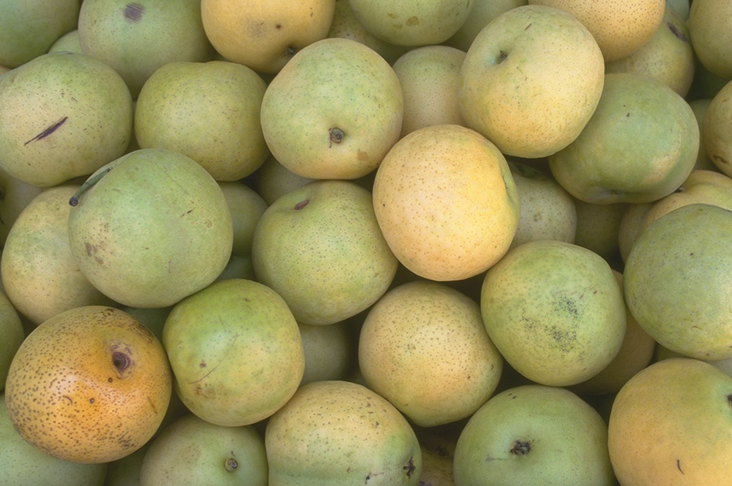
%> input picture Chapter10/images/pears.png, 732 x 486 px
$ octave example10_7.m   (GNU Octave 9; MATLAB toolbox functions it lacks are replaced by stand-ins)
%> lines starting %> are read from the running program, lines starting %| are printed output that depends on the picture; in (x1, y1, x2, y2) boxes, pixels count from 0 and x2, y2 are one past the last pixel; in counts of white or black regions, pixels touching at a corner belong together; the program's own positions count from 1
% Load image and use the Gradient magnitude as the basic segmentation function
imageRGB = imread('pears.png');
%> imageRGB is the input picture: size 486x732x3 uint8; mean R, G, B 154.5, 146.4, 91.1
I = rgb2gray(imageRGB);
hy = fspecial('sobel');
hx = hy';
Iy = imfilter(double(I), hy, 'replicate');
Ix = imfilter(double(I), hx, 'replicate');
gradmag = sqrt(Ix.^2 + Iy.^2);

% Mark the foreground objects using morphological techniques to clean up
% the image
se = strel('disk', 20);
imageErode = imerode(I, se);
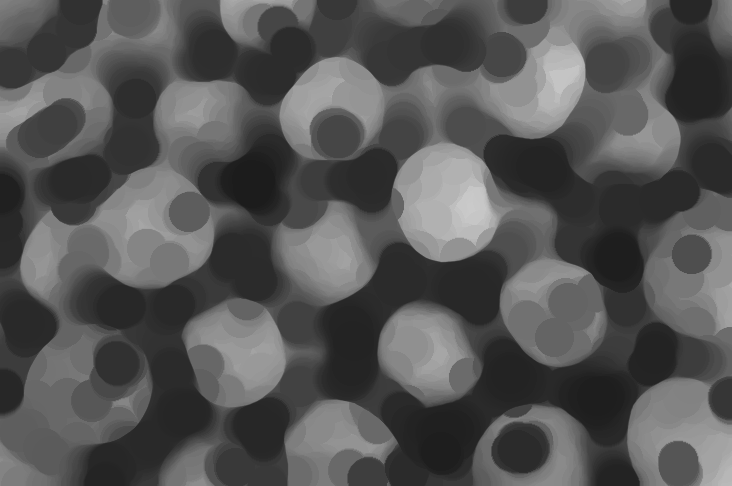
%> imageErode: size 486x732 uint8; min 28, max 202, mean 85.5
Iobr = imreconstruct(imageErode, I);
Iobrd = imdilate(Iobr, se);
Iobrcbr = imreconstruct(imcomplement(Iobrd), imcomplement(Iobr));
Iobrcbr = imcomplement(Iobrcbr);

subplot(131), imshow(I);
subplot(132), imshow(Iobr);
subplot(133); imshow(Iobrcbr);

% Calculate the regional maxima of Iobrcbr to obtain good foreground markers
fgm = imregionalmax(Iobrcbr);
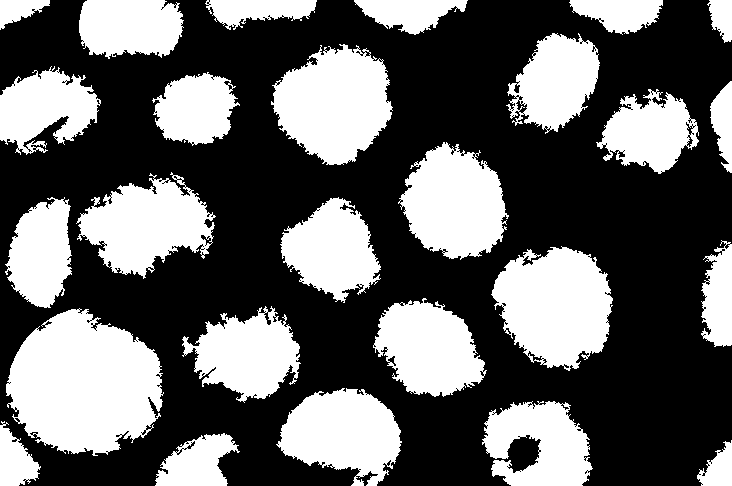
%> fgm: size 486x732 logical; 39% white; 26 white regions, largest, box (x1, y1, x2, y2) and area: (6, 308, 164, 456) 16654, (491, 246, 613, 371) 10655, (271, 44, 393, 165) 10087

% Superimpose foreground markers on the original image
I2 = I;
I2(fgm) = 255;
figure;
subplot(131); imshow(I2);

% Clean the edges of the marker blobs and then shrink them a bit
se2 = strel(ones(5,5));
fgm2 = imclose(fgm, se2);
%> fgm2: size 486x732 logical; 41.1% white; 26 white regions, largest, box (x1, y1, x2, y2) and area: (6, 308, 164, 456) 17192, (491, 246, 613, 371) 11097, (271, 44, 393, 165) 10470
fgm3 = imerode(fgm2, se2);
%> fgm3: size 486x732 logical; 36.2% white; 27 white regions (1 under 20 px), largest, box (x1, y1, x2, y2) and area: (8, 311, 160, 454) 15921, (494, 249, 611, 367) 10070, (275, 46, 390, 163) 9472

% Remove small isolated components
fgm4 = bwareaopen(fgm3, 20);
I3 = I;
I3(fgm4) = 255;
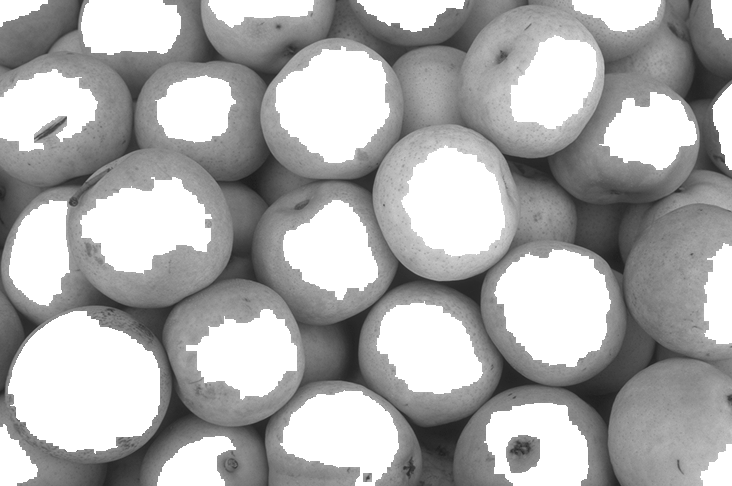
%> I3: size 486x732 uint8; min 28, max 255, mean 172.1
subplot(132), imshow(I3);

% Calculate background markers starting with a thresholding operation
bw = imbinarize(Iobrcbr, graythresh(Iobrcbr));
%> bw: size 486x732 logical; 70.5% white; 2 black regions, box (x1, y1, x2, y2) and area: (0, 0, 732, 486) 101343, (0, 0, 84, 74) 3670
subplot(133), imshow(bw);

% Thin the background by computing the 'skelaton by influence zones' (SKIZ)
D = bwdist(bw);
DL = watershed(D);
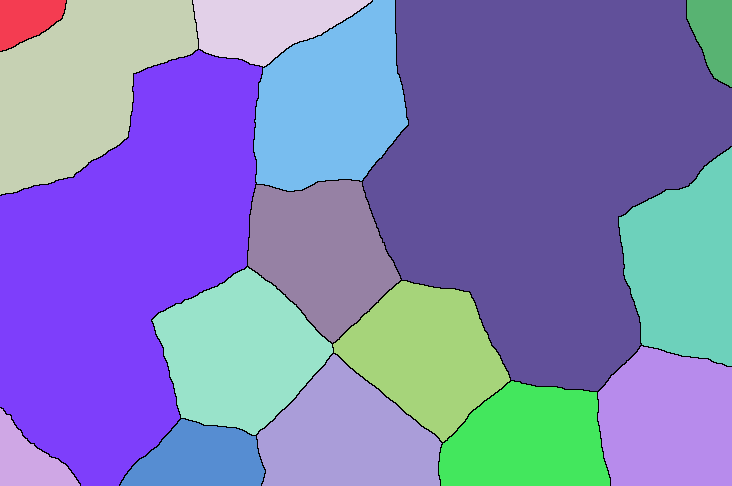
%> DL: size 486x732 uint8; 17 distinct labels, from 0 to 16; one colour per label, 0 black
bgm = DL == 0;
%> bgm: size 486x732 logical; 1.2% white in thin lines or dots
figure;
subplot(131), imshow(bgm);

% Compute the modified segmentation function using 'imimposemin' which
% modifies the gradient magnitude image so that its regional minima occur
% at foreground and background marker pixels.
gradmag2 = imimposemin(gradmag, bgm | fgm4);
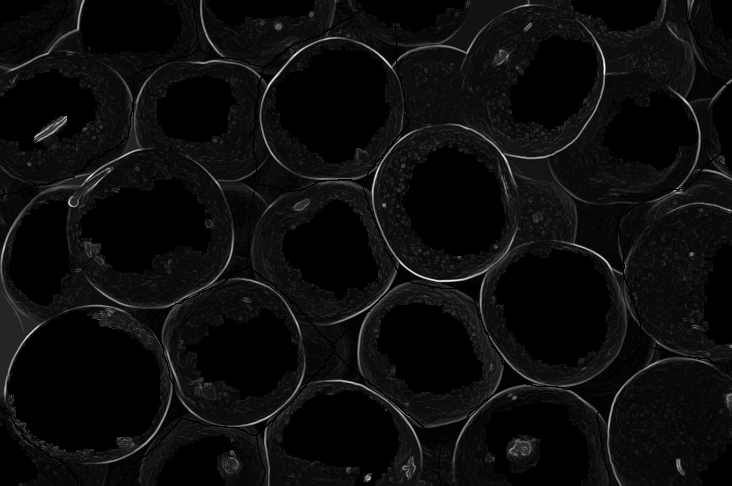
%> gradmag2: size 486x732 double; 37.4% of the values are NaN or infinite; the others: min 0.487, max 487.3, mean 39.3; drawn with min black, max white, NaN and infinite black

% Calculate watershed transform
L = watershed(gradmag2);
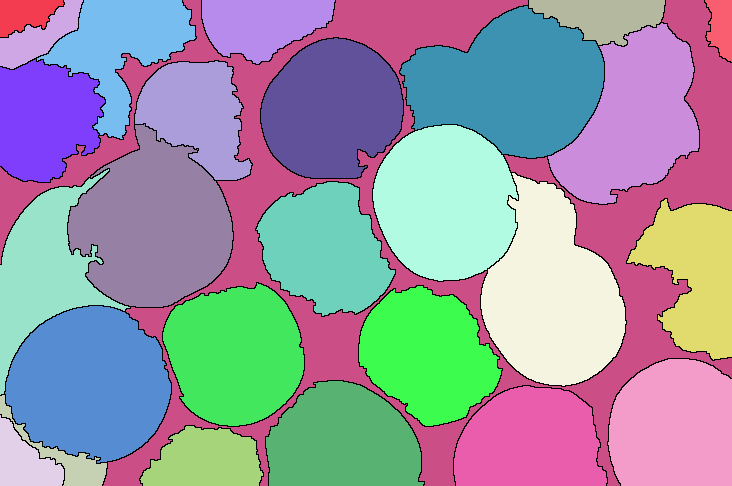
%> L: size 486x732 uint8; 28 distinct labels, from 0 to 27; one colour per label, 0 black

% Display the label matrix 'L' as colour image using 'label2rgb' and
% superimpose it on top of the original image
Lrgb = label2rgb(L, 'jet', 'w', 'shuffle');
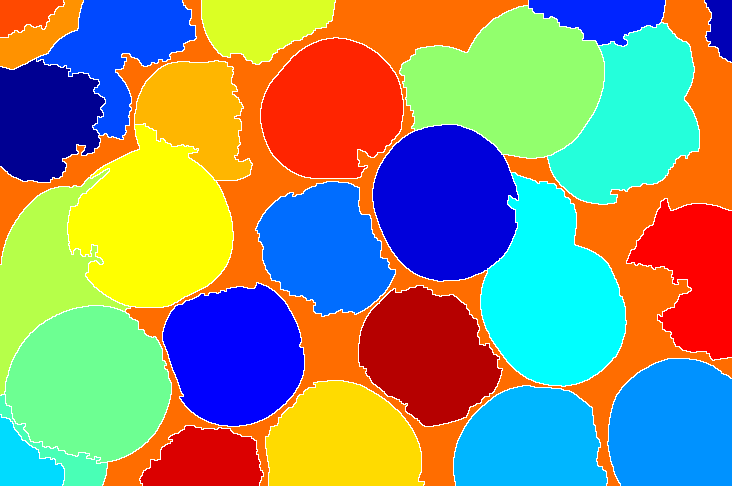
%> Lrgb: size 486x732x3 uint8; mean R, G, B 138.9, 143.6, 115.2
subplot(132), imshow(Lrgb)
subplot(133), imshow(I); hold on;
himage = imshow(Lrgb);
set(himage, 'AlphaData', 0.3);

$ run again, with Chapter10/images/overlapping_euros1.png copied over Chapter10/images/pears.png
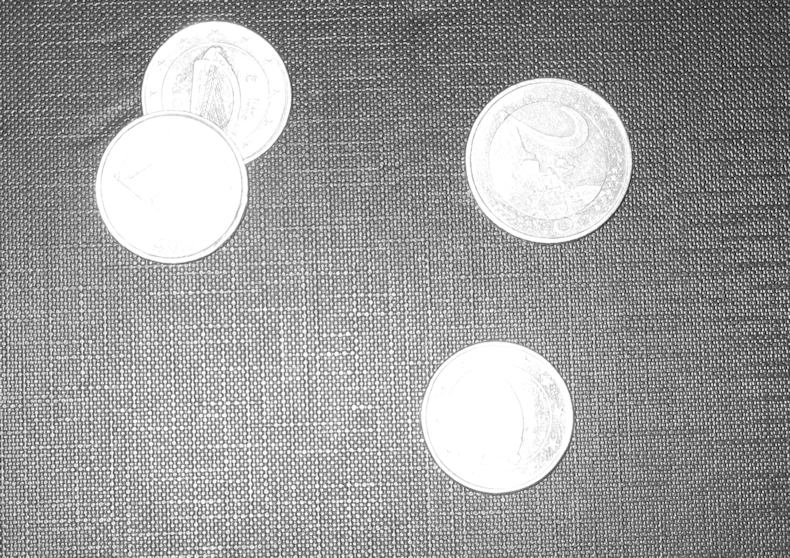
%> input picture Chapter10/images/overlapping_euros1.png, 790 x 558 px
%> imageRGB is the input picture: size 558x790 uint8; min 0, max 255, mean 157.2
%> `fgm = imregionalmax(Iobrcbr);`:
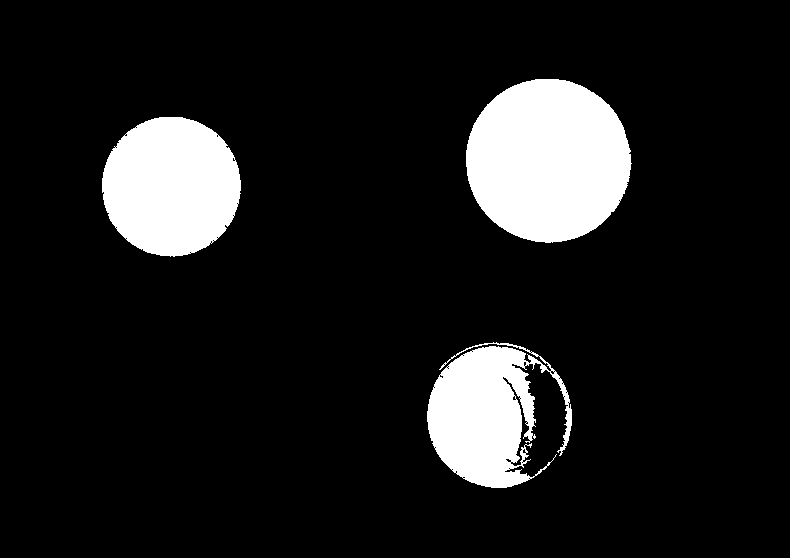
%> fgm: size 558x790 logical; 11.1% white; 3 white regions, box (x1, y1, x2, y2) and area: (466, 79, 632, 243) 21258, (102, 117, 241, 257) 15208, (427, 342, 572, 488) 12543
%> I2: size 558x790 uint8; 4.07% of pixels changed, all inside (x1, y1, x2, y2) = (104, 79, 632, 485)
%> fgm2: size 558x790 logical; 11.3% white; 3 white regions, box (x1, y1, x2, y2) and area: (466, 79, 632, 243) 21266, (102, 117, 241, 257) 15248, (427, 342, 572, 488) 13486
%> fgm3: size 558x790 logical; 10.4% white; 9 white regions (5 under 20 px), largest, box (x1, y1, x2, y2) and area: (468, 81, 629, 241) 19965, (104, 119, 239, 255) 14148, (429, 345, 549, 486) 11648, (567, 401, 570, 434) 52
%> I3: size 558x790 uint8; 4.03% of pixels changed, all inside (x1, y1, x2, y2) = (112, 81, 629, 483)
%> bw: size 558x790 logical; 16.3% white; 3 white regions, box (x1, y1, x2, y2) and area: (94, 21, 291, 264) 32016, (465, 78, 632, 243) 21581, (416, 329, 573, 493) 18288
%> DL: size 558x790 uint8; 4 distinct labels, from 0 to 3
%> bgm: size 558x790 logical; 0.3% white in thin lines or dots, all inside (x1, y1, x2, y2) = (153, 0, 790, 558)
%> L: size 558x790 uint8; 6 distinct labels, from 0 to 5
%> `Lrgb = label2rgb(L, 'jet', 'w', 'shuffle');`:
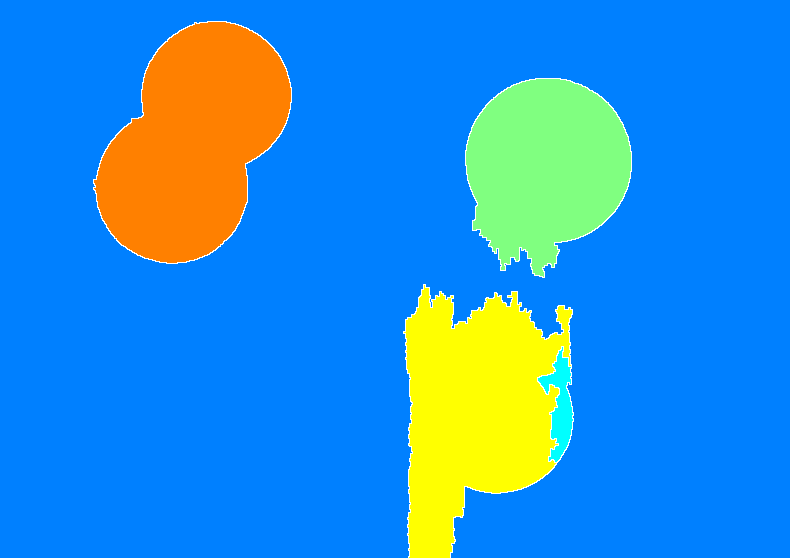
%> Lrgb: size 558x790x3 uint8; mean R, G, B 43.7, 144.5, 213.3
